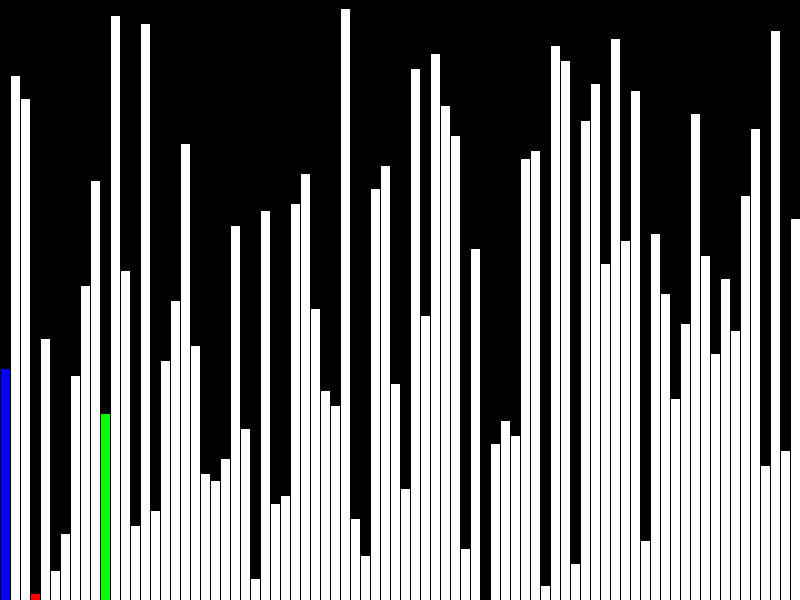
Frame 1 (no input)
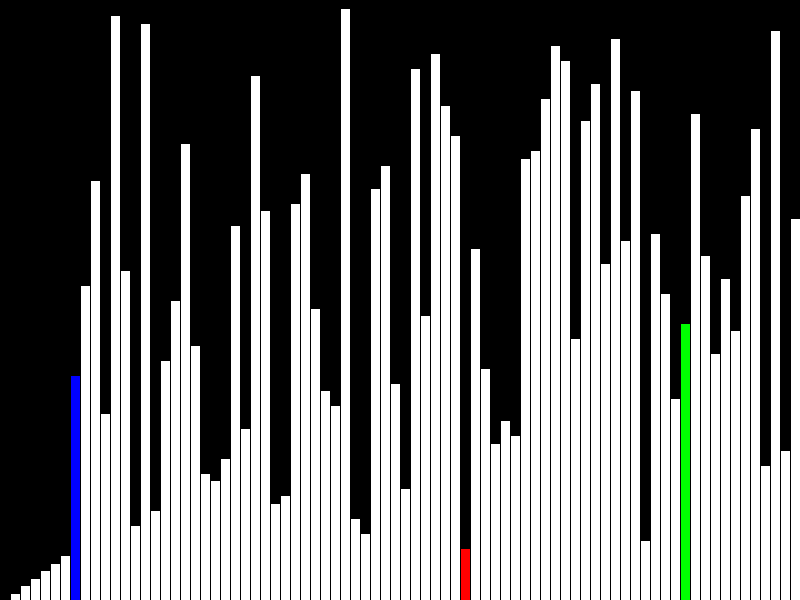
Frame 60 (the mouse pressed at the canvas centre just before this capture)
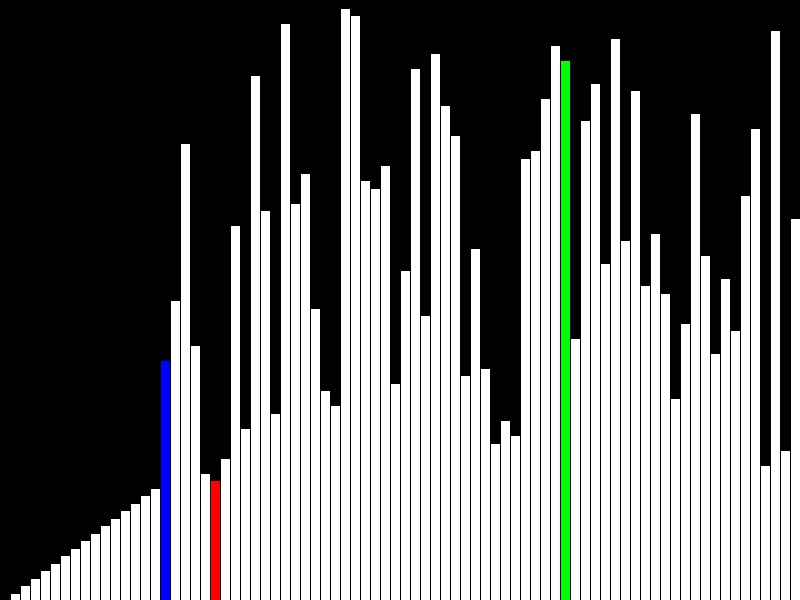
Frame 120 (the mouse held since frame 60 and released just before this capture)

The Processing sketch that drew these frames (run headless with seeded random() and noise(); from frame 60 on, the mouse is pressed at the canvas centre):

// Processing sketch: selection_sort
// ── selection_sort.pde
int arr[];
int res, size;

int curr, mob;
int lower_index;
void setup() {
  size(800, 600);
  res = 10;

  curr = 0;
  mob = 0;


  arr = new int[width / res];
  size = arr.length;


  for (int i = 0; i < size; i++) {
    arr[i] = int(map(i, 0, size, 0, height));
  }
  lower_index = 0;
  shuffle_array(arr, size);
}
void draw() {
  background(0);
  stroke(0);
  for (int k = 0; k < 10; k++) {
    //encontrar el menor
    if (arr[mob] < arr[lower_index]) {
      lower_index = mob;
    }


    mob++;
    //si el mob es el fin, reinicie
    if (mob >= size) {

      //if (lower_index != mob) {
      swap(arr, lower_index, curr);
      //}

      mob = ++curr;

      lower_index = mob;
    }


    if (curr >= size) {
      print("finished");
      noLoop();
    }



    for (int i = 0; i < size; i++) {
      if (i == mob) {
        fill(0, 255, 0);
      } else if (i == lower_index) {
        fill(255, 0, 0);
      } else if (i == curr) {
        fill(0, 0, 255);
      } else {
        fill(255);
      }
      rect(i * res, height - arr[i], res, arr[i]);
    }
  }
}

void shuffle_array(int[] array, int size) {
  for (int i = size -1; i >= 0; i--) {
    int indx = int(random(size));
    swap(array, i, indx);
  }
}

void swap(int[] array, int i, int j) {
  int temp = array[i];
  array[i] = array[j];
  array[j] = temp;
}
